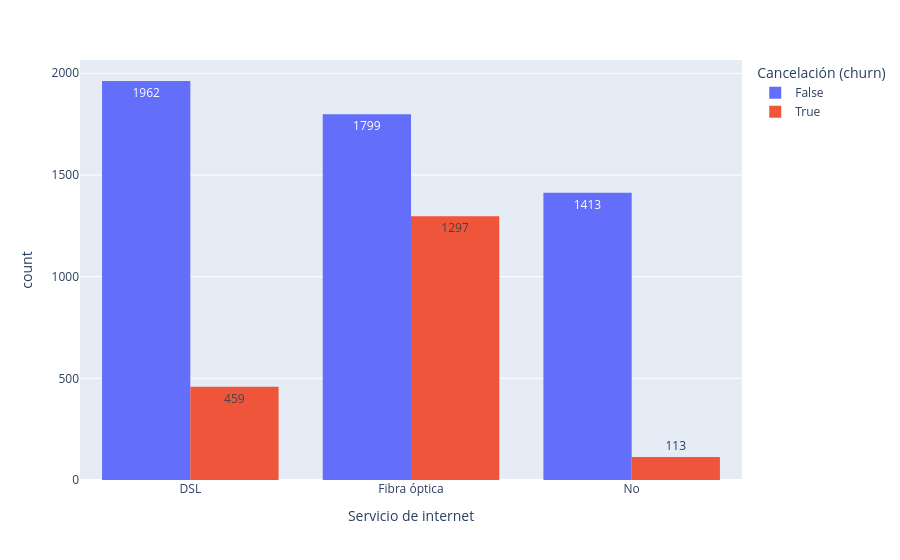

Notebook code for this chart:
### Code cell
# Y según el tipo de servicio de internet con el que se cuente
px.histogram(telecom, x = 'Servicio de internet', text_auto = True, color = 'Cancelación (churn)', barmode = 'group')

### Figure 1 — Plotly figure (JSON) as saved in the notebook; plotly's stock layout.template omitted (floating-point values rounded to 4 significant figures; data arrays with more than 128 entries replaced by an {"elided": "..."} marker saying what was removed)
{"data": [{"alignmentgroup": "True", "bingroup": "x", "hovertemplate": "Cancelación (churn)=False<br>Servicio de internet=%{x}<br>count=%{y}<extra></extra>", "legendgroup": "False", "marker": {"color": "#636efa", "pattern": {"shape": ""}}, "name": "False", "offsetgroup": "False", "orientation": "v", "showlegend": true, "texttemplate": "%{value}", "type": "histogram", "x": {"elided": "5174 str values"}, "xaxis": "x", "yaxis": "y"}, {"alignmentgroup": "True", "bingroup": "x", "hovertemplate": "Cancelación (churn)=True<br>Servicio de internet=%{x}<br>count=%{y}<extra></extra>", "legendgroup": "True", "marker": {"color": "#EF553B", "pattern": {"shape": ""}}, "name": "True", "offsetgroup": "True", "orientation": "v", "showlegend": true, "texttemplate": "%{value}", "type": "histogram", "x": {"elided": "1869 str values"}, "xaxis": "x", "yaxis": "y"}], "layout": {"barmode": "group", "legend": {"title": {"text": "Cancelación (churn)"}, "tracegroupgap": 0}, "margin": {"t": 60}, "xaxis": {"anchor": "y", "domain": [0, 1], "title": {"text": "Servicio de internet"}}, "yaxis": {"anchor": "x", "domain": [0, 1], "title": {"text": "count"}}}}
